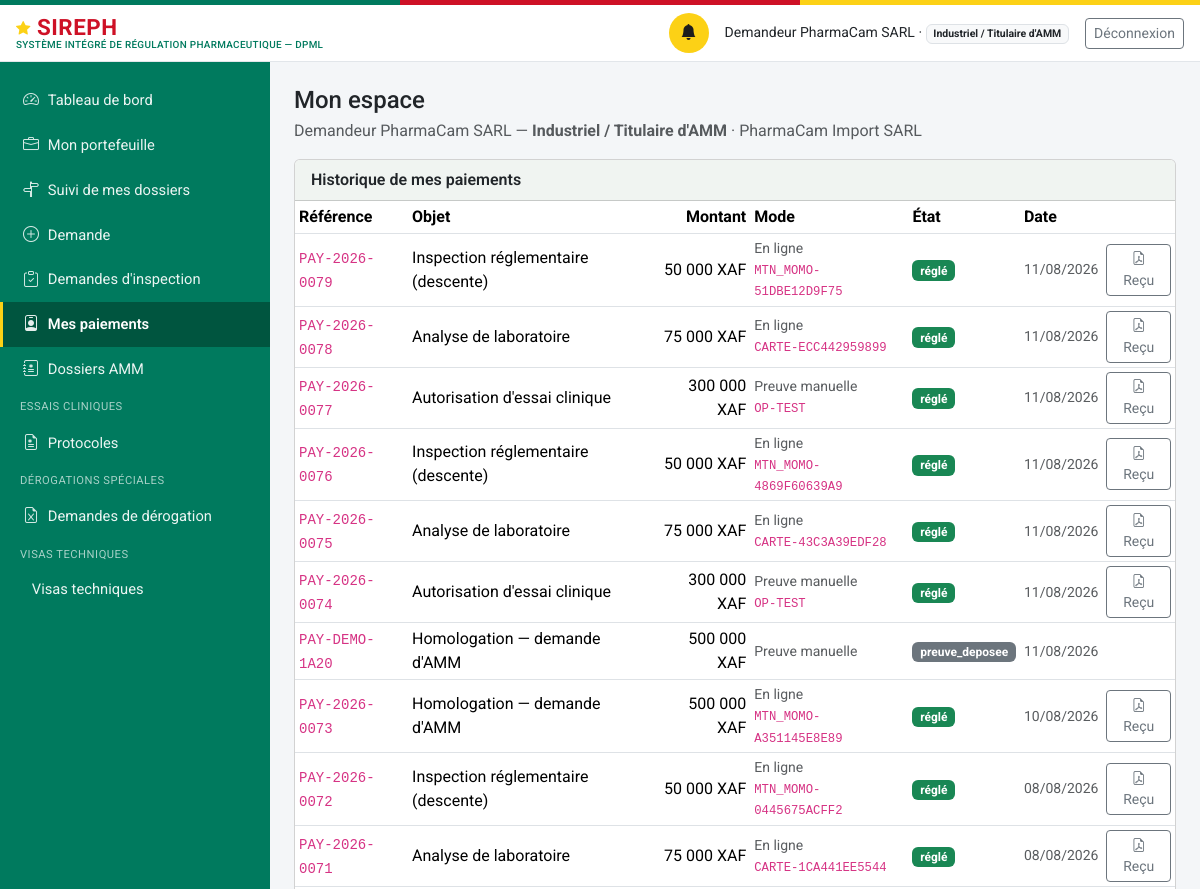
The app's page /mon-espace (signed in, upper part), older data.
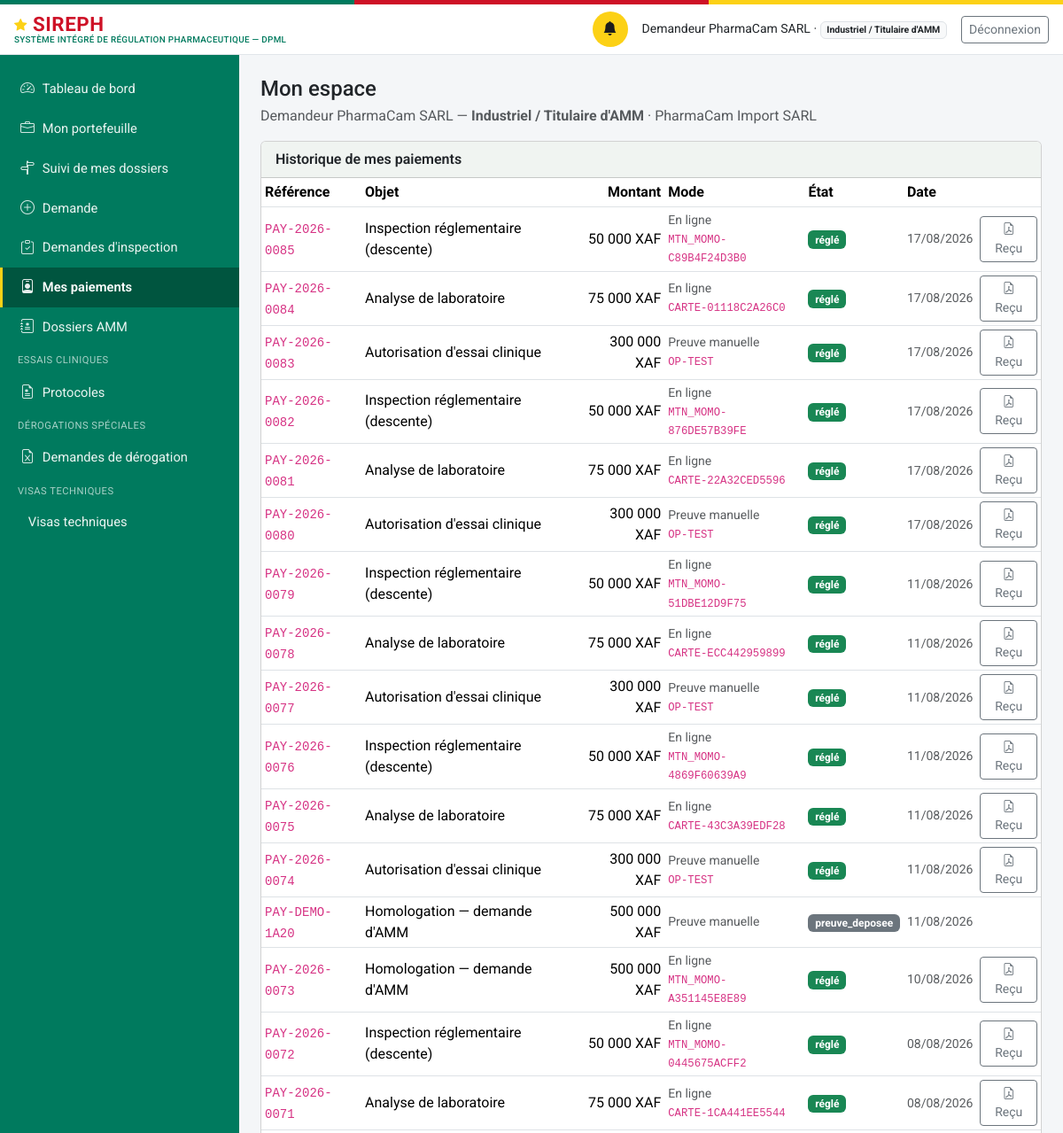
The same page, newer data.
### models.py (models this page shows, shortened)
class Personne(db.Model):
    id = db.Column(db.Integer, primary_key=True)
    nom_complet = db.Column(db.String(200), nullable=False)
    email = db.Column(db.String(150), unique=True, nullable=False)  # identifiant de connexion
    password_hash = db.Column(db.String(255), nullable=False)
    role_systeme = db.Column(db.String(50), nullable=False)
    etablissement_rattachement_id = db.Column(db.Integer, db.ForeignKey("etablissement.id"), nullable=True)
    contact = db.Column(db.String(200))
    statut_compte = db.Column(db.String(20), nullable=False, default="actif")
    date_creation = db.Column(db.DateTime, default=datetime.utcnow)
    etablissement = db.relationship("Etablissement", foreign_keys=[etablissement_rattachement_id])
    @property
    def role_label(self):
        from permissions import ROLES
        return ROLES.get(self.role_systeme, self.role_systeme)
    @property
    def niveau(self):
        from permissions import niveau
        return niveau(self)
    @property
    def est_externe(self):
        from permissions import est_externe
        return est_externe(self.role_systeme)

class Etablissement(db.Model):
    id = db.Column(db.Integer, primary_key=True)
    raison_sociale = db.Column(db.String(255), nullable=False)
    type = db.Column(db.String(40), nullable=False)
    adresse = db.Column(db.String(500))
    latitude = db.Column(db.Float, nullable=True)   # géolocalisation — exploité par le futur module RI
    longitude = db.Column(db.Float, nullable=True)
    statut_licence = db.Column(db.String(20), nullable=False, default="en_instruction")
    date_expiration_licence = db.Column(db.Date, nullable=True)
    pharmacien_responsable_id = db.Column(db.Integer, db.ForeignKey("personne.id"), nullable=True)
    categorie_activite = db.Column(db.String(30), nullable=True)
    pharmacien_responsable = db.relationship("Personne", foreign_keys=[pharmacien_responsable_id])

class Paiement(db.Model):
    id = db.Column(db.Integer, primary_key=True)
    numero = db.Column(db.String(30), unique=True, nullable=False)  # PAY-{annee}-{seq4}
    entite_type = db.Column(db.String(60), nullable=False, index=True)
    entite_id = db.Column(db.Integer, nullable=False, index=True)
    montant = db.Column(db.Integer, nullable=False)  # en XAF (entier, pas de sous-unité)
    devise = db.Column(db.String(5), nullable=False, default="XAF")
    statut = db.Column(db.String(20), nullable=False, default="en_attente")
    piece_jointe_id = db.Column(db.Integer, db.ForeignKey("piece_jointe.id"), nullable=True)
    motif_rejet = db.Column(db.Text, nullable=True)
    date_creation = db.Column(db.DateTime, default=datetime.utcnow)
    date_confirmation = db.Column(db.DateTime, nullable=True)
    confirme_par_id = db.Column(db.Integer, db.ForeignKey("personne.id"), nullable=True)
    mode = db.Column(db.String(20), nullable=False, default="preuve_manuelle")
    fournisseur = db.Column(db.String(30), nullable=True)   # mtn_momo | orange_money | carte
    reference_marchande = db.Column(db.String(64), unique=True, nullable=True)  # clé d'idempotence
    reference_transaction = db.Column(db.String(80), nullable=True)   # identifiant prestataire
    date_initiation = db.Column(db.DateTime, nullable=True)
    date_expiration = db.Column(db.DateTime, nullable=True)
    signature_notification = db.Column(db.String(120), nullable=True)  # HMAC vérifié du callback
    detail_echec = db.Column(db.Text, nullable=True)
    piece_jointe = db.relationship("PieceJointe", foreign_keys=[piece_jointe_id])
    confirme_par = db.relationship("Personne", foreign_keys=[confirme_par_id])

### routes_profils.py (the view)
@bp.route("/mon-espace")
@login_required
def mon_espace():
    u = current_user()
    if not u.est_externe:
        return redirect(url_for("dashboard"))
    paiements = svc_paiement.paiements_du_redevable(u)
    a_regler = [p for p in paiements if p.statut in ("en_attente", "initie", "rejete",
                                                     "echoue", "expire")]
    total_du = sum(p.montant for p in a_regler)
    return render_template(
        "profils/mon_espace.html", u=u, paiements=paiements, a_regler=a_regler,
        total_du=total_du, libelle_objet=svc_paiement.LIBELLE_OBJET,
        profils=ROLES_EXTERNES)

### auth.py (called while the page is built)
def current_user():
    uid = session.get("user_id")
    if not uid:
        return None
    return db.session.get(Personne, uid)

def login_required(view):
    @wraps(view)
    def wrapped(*a, **kw):
        if not current_user():
            return redirect(url_for("login", next=request.path))
        return view(*a, **kw)
    return wrapped

### paiements.py (called while the page is built)
def _representant_etablissement(etablissement_id):
    return (Personne.query
            .filter(Personne.etablissement_rattachement_id == etablissement_id,
                    Personne.role_systeme.in_(_PROFILS_REPRESENTANTS),
                    Personne.statut_compte == "actif")
            .first())

def paiements_du_redevable(personne):
    resultat = []
    for p in Paiement.query.order_by(Paiement.date_creation.desc()).all():
        d = _demandeur(p)
        if d and d.id == personne.id:
            resultat.append(p)
    return resultat

### permissions.py (called while the page is built)
def est_externe(role):
    return role in ROLES_EXTERNES

def niveau(user_ou_role):
    if user_ou_role is None:
        return 0
    role = getattr(user_ou_role, "role_systeme", user_ou_role)
    return NIVEAU_PAR_ROLE.get(role, 0)

def a_niveau(user, minimum):
    return niveau(user) >= minimum

def a_permission(user, cle_permission):
    if user is None:
        return False
    if user.role_systeme in PERMISSIONS_TRANSVERSES.get(cle_permission, []):
        return True
    minimum = NIVEAU_MINIMAL_CONSULTATION.get(cle_permission)
    return minimum is not None and a_niveau(user, minimum)

### taxonomie_demandes.py (called while the page is built)
def noeud(chemin):
    niveau, trouve = ARBORESCENCE, None
    for code in chemin:
        trouve = next((n for n in niveau if n["code"] == code), None)
        if trouve is None:
            return None
        niveau = trouve.get("enfants", [])
    return trouve

def enfants_avec_liens(chemin):
    niveau = ARBORESCENCE if not chemin else (noeud(chemin) or {}).get("enfants", [])
    resultat = []
    for n in niveau:
        copie = dict(n)
        copie["href"] = n.get("lien") or (
            "/demandes/rubrique/" + "/".join(chemin + [n["code"]]))
        copie["terminal"] = not n.get("enfants")
        resultat.append(copie)
    return resultat

### templates/profils/mon_espace.html (shortened to what this page needs)
{% extends "base.html" %}
{% block content %}
<div class="d-flex justify-content-between align-items-start flex-wrap gap-2 mb-3">
  <div>
    <h1 class="h4 mb-1">Mon espace</h1>
    <p class="text-muted mb-0">
      {{ u.nom_complet }} — <strong>{{ u.role_label }}</strong>
      {% if u.etablissement %} · {{ u.etablissement.raison_sociale }}{% endif %}
    </p>
  </div>
</div>
<div class="card">
  <div class="card-header">Historique de mes paiements</div>
  {% if paiements %}
  <div class="table-responsive">
    <table class="table table-sm mb-0 align-middle">
      <thead><tr>
        <th>Référence</th><th>Objet</th><th class="text-end">Montant</th>
        <th>Mode</th><th>État</th><th>Date</th><th></th>
      </tr></thead>
      <tbody>
      {% for p in paiements %}
        <tr>
          <td><code>{{ p.numero }}</code></td>
          <td>{{ libelle_objet.get(p.entite_type, p.entite_type) }}</td>
          <td class="text-end">{{ "{:,}".format(p.montant).replace(',', ' ') }} {{ p.devise }}</td>
          <td class="small text-muted">
            {{ 'En ligne' if p.mode == 'en_ligne' else 'Preuve manuelle' }}
            {%- if p.reference_transaction %}<br><code class="small">{{ p.reference_transaction }}</code>{% endif %}
          </td>
          <td>
            {% if p.statut == 'confirme' %}
              <span class="badge bg-success">réglé</span>
            {% elif p.statut in ('echoue', 'rejete', 'expire') %}
              <span class="badge bg-danger">{{ p.statut }}</span>
            {% else %}
              <span class="badge bg-secondary">{{ p.statut }}</span>
            {% endif %}
          </td>
          <td class="small text-muted">
            {{ (p.date_confirmation or p.date_creation).strftime('%d/%m/%Y') }}</td>
          <td class="text-end">
            {% if p.statut == 'confirme' %}
            <a class="btn btn-sm btn-outline-secondary"
               href="{{ url_for('paiement.recu', paiement_id=p.id) }}"
               title="Télécharger le reçu">
              <i class="bi bi-file-earmark-pdf"></i> Reçu</a>
            {% endif %}
          </td>
        </tr>
      {% endfor %}
      </tbody>
    </table>
  </div>
  {% else %}
  <div class="card-body text-muted">Aucun paiement à ce jour.</div>
  {% endif %}
</div>
{% endblock %}

### templates/base.html (shortened to what this page needs)
<!doctype html>
<html lang="fr">
<head>
<link href="https://cdn.jsdelivr.net/npm/bootstrap@5.3.3/dist/css/bootstrap.min.css" rel="stylesheet">
<link href="https://cdn.jsdelivr.net/npm/bootstrap-icons@1.11.3/font/bootstrap-icons.css" rel="stylesheet">
<link href="{{ url_for('static', filename='css/style.css') }}" rel="stylesheet">
</head>
<body>
<div class="sireph-flagbar" aria-hidden="true"><span></span><span></span><span></span></div>
<header class="sireph-topbar">
  <div class="container-fluid px-3 py-2 d-flex align-items-center justify-content-between">
    <div class="d-flex align-items-center gap-2">
      <a class="sireph-brand" href="{{ current_user and url_for('dashboard') or url_for('login') }}">
        <i class="bi bi-star-fill"></i> SIREPH
        <small>Système Intégré de Régulation Pharmaceutique — DPML</small>
      </a>
    </div>
    {% if current_user %}
    <div class="d-flex align-items-center gap-3">
      <a href="{{ url_for('notifications_liste') }}" class="sireph-icon-btn" title="Notifications" aria-label="Notifications">
        <i class="bi bi-bell-fill"></i>
      </a>
      <span class="small d-none d-md-inline">{{ current_user.nom_complet }} ·
        <span class="badge bg-light text-dark border">{{ current_user.role_label }}</span></span>
      <a href="{{ url_for('logout') }}" class="btn btn-sm btn-outline-secondary">Déconnexion</a>
    </div>
    {% endif %}
  </div>
</header>
<div class="sireph-layout">
  {% if current_user %}
  <nav id="sireph-sidebar" class="offcanvas-lg offcanvas-start sireph-sidebar" tabindex="-1"
       aria-label="Navigation principale">
    <div class="offcanvas-body d-flex flex-column p-0">
      <ul class="nav nav-pills flex-column">
        <li class="nav-item">
          <a class="nav-link {{ 'active' if request.path == '/' }}" href="{{ url_for('dashboard') }}">
            <i class="bi bi-speedometer2"></i> Tableau de bord</a>
        </li>
        {% if current_user.role_systeme == "demandeur_externe" %}
        <li class="nav-item">
          <a class="nav-link {{ 'active' if request.path == '/industriel/portefeuille' }}"
             href="{{ url_for('industriel.portefeuille') }}">
            <i class="bi bi-briefcase"></i> Mon portefeuille</a>
        </li>
        <li class="nav-item">
          <a class="nav-link {{ 'active' if request.path.startswith('/industriel/suivi') }}"
             href="{{ url_for('industriel.suivi_liste') }}">
            <i class="bi bi-signpost-split"></i> Suivi de mes dossiers</a>
        </li>
        <li class="nav-item">
          <a class="nav-link {{ 'active' if request.path.startswith('/demandes') }}"
             href="{{ url_for('demandes.accueil') }}">
            <i class="bi bi-plus-circle"></i> Demande</a>
        </li>
        <li class="nav-item">
          <a class="nav-link {{ 'active' if request.path.startswith('/industriel/inspections') }}"
             href="{{ url_for('industriel.inspections') }}">
            <i class="bi bi-clipboard-check"></i> Demandes d'inspection</a>
        </li>
        {% endif %}
        {% if current_user.est_externe %}
        <li class="nav-item">
          <a class="nav-link {{ 'active' if request.path == '/mon-espace' }}"
             href="{{ url_for('profils.mon_espace') }}">
            <i class="bi bi-person-badge"></i> Mes paiements
          </a>
        </li>
        {% endif %}
        {% if current_user.role_systeme != "demandeur_externe" or demandeur_a_amm %}
        <li class="nav-item">
          <a class="nav-link {{ 'active' if '/dossiers' in request.path }}" href="{{ url_for('dossiers_registre') }}">
            <i class="bi bi-journal-medical"></i> Dossiers AMM</a>
        </li>
        {% endif %}
        {% if current_user.role_systeme in ("administrateur_dpml", "agent_dros", "directeur_dpml") or (current_user.role_systeme == "demandeur_externe" and demandeur_a_ct) %}
        <div class="sireph-sidebar-section">Essais cliniques</div>
        <li class="nav-item">
          <a class="nav-link {{ 'active' if request.path == url_for('ct.registre') }}" href="{{ url_for('ct.registre') }}">
            <i class="bi bi-file-earmark-medical"></i> Protocoles</a>
        </li>
        {% endif %}
        {% if current_user.role_systeme in ("administrateur_dpml", "directeur_dpml") or (current_user.role_systeme == "demandeur_externe" and demandeur_a_derogations) %}
        <div class="sireph-sidebar-section">Dérogations spéciales</div>
        <li class="nav-item">
          <a class="nav-link {{ 'active' if request.path == url_for('derogation.registre') }}" href="{{ url_for('derogation.registre') }}">
            <i class="bi bi-file-earmark-excel"></i> Demandes de dérogation</a>
        </li>
        {% endif %}
        {% if current_user.role_systeme in ("administrateur_dpml", "directeur_dpml") or (current_user.role_systeme == "demandeur_externe" and demandeur_a_visas) %}
        <div class="sireph-sidebar-section">Visas techniques</div>
        <li class="nav-item">
          <a class="nav-link {{ 'active' if request.path == url_for('visas.registre') }}" href="{{ url_for('visas.registre') }}">
             Visas techniques</a>
        </li>
        {% endif %}
      </ul>
    </div>
  </nav>
  {% endif %}
  <main id="contenu-principal" class="sireph-content">
    {% block content %}{% endblock %}
  </main>
</div>
</body>
</html>

### static/css/style.css (style rules this page uses)
:root { --cm-green: #007a5e; --cm-green-dark: #00553f; --cm-red: #ce1126; --cm-yellow: #fcd116; }
body { background-color: #f4f6f8; font-family: "Roboto", -apple-system, BlinkMacSystemFont, "Segoe UI", Arial, sans-serif; }
.sireph-flagbar { height: 5px; display: flex; }
.sireph-flagbar span { flex: 1 1 0; }
.sireph-flagbar span:nth-child(1) { background-color: var(--cm-green); }
.sireph-flagbar span:nth-child(2) { background-color: var(--cm-red); }
.sireph-flagbar span:nth-child(3) { background-color: var(--cm-yellow); }
.sireph-topbar { background-color: #ffffff; border-bottom: 1px solid #e2e6ea; }
.sireph-brand { font-weight: 700; font-size: 1.4rem; color: var(--cm-red); letter-spacing: 0.5px; text-decoration: none; line-height: 1.1; }
.sireph-brand .bi-star-fill { color: var(--cm-yellow); font-size: 0.9rem; vertical-align: 2px; }
.sireph-brand small { display: block; font-size: 0.62rem; font-weight: 500; color: var(--cm-green); letter-spacing: 0.3px; text-transform: uppercase; }
.sireph-icon-btn { width: 40px; height: 40px; border-radius: 50%; display: inline-flex; align-items: center; justify-content: center; color: #1c1c1c; background-color: var(--cm-yellow); border: none; text-decoration: none; }
.sireph-layout { display: flex; align-items: stretch; min-height: calc(100vh - 63px); }
.sireph-sidebar { background-color: var(--cm-green) !important; width: 270px; flex-shrink: 0; padding: 1rem 0; }
.sireph-sidebar .nav-link { color: rgba(255, 255, 255, 0.92); padding: 0.65rem 1.25rem; border-left: 3px solid transparent; border-radius: 0; font-size: 0.92rem; display: flex; align-items: center; gap: 0.55rem; }
.sireph-sidebar .nav-link i { font-size: 1rem; opacity: 0.9; }
.sireph-sidebar .nav-link.active { background-color: var(--cm-green-dark); border-left-color: var(--cm-yellow); font-weight: 600; color: #fff; }
.sireph-sidebar .sireph-sidebar-section { color: rgba(255, 255, 255, 0.65); font-size: 0.7rem; text-transform: uppercase; letter-spacing: 0.5px; padding: 0.5rem 1.25rem 0.25rem; }
.sireph-content { flex: 1 1 auto; min-width: 0; padding: 1.5rem; }
.card-header { background-color: #f0f4f1; font-weight: 600; }

Row changes from the older to the newer data that the page shows:
added Paiement: numero "PAY-2026-0085", get "Inspection réglementaire (descente)", montant "50 000", devise "XAF", mode "En ligne", reference_transaction "MTN_MOMO-C89B4F24D3B0", statut "réglé", date_confirmation "17/08/2026"
added Paiement: numero "PAY-2026-0084", get "Analyse de laboratoire", montant "75 000", devise "XAF", mode "En ligne", reference_transaction "CARTE-01118C2A26C0", statut "réglé", date_confirmation "17/08/2026"
added Paiement: numero "PAY-2026-0083", get "Autorisation d'essai clinique", montant "300 000", devise "XAF", mode "Preuve manuelle", reference_transaction "OP-TEST", statut "réglé", date_confirmation "17/08/2026"
added Paiement: numero "PAY-2026-0082", get "Inspection réglementaire (descente)", montant "50 000", devise "XAF", mode "En ligne", reference_transaction "MTN_MOMO-876DE57B39FE", statut "réglé", date_confirmation "17/08/2026"
added Paiement: numero "PAY-2026-0081", get "Analyse de laboratoire", montant "75 000", devise "XAF", mode "En ligne", reference_transaction "CARTE-22A32CED5596", statut "réglé", date_confirmation "17/08/2026"
added Paiement: numero "PAY-2026-0080", get "Autorisation d'essai clinique", montant "300 000", devise "XAF", mode "Preuve manuelle", reference_transaction "OP-TEST", statut "réglé", date_confirmation "17/08/2026"
